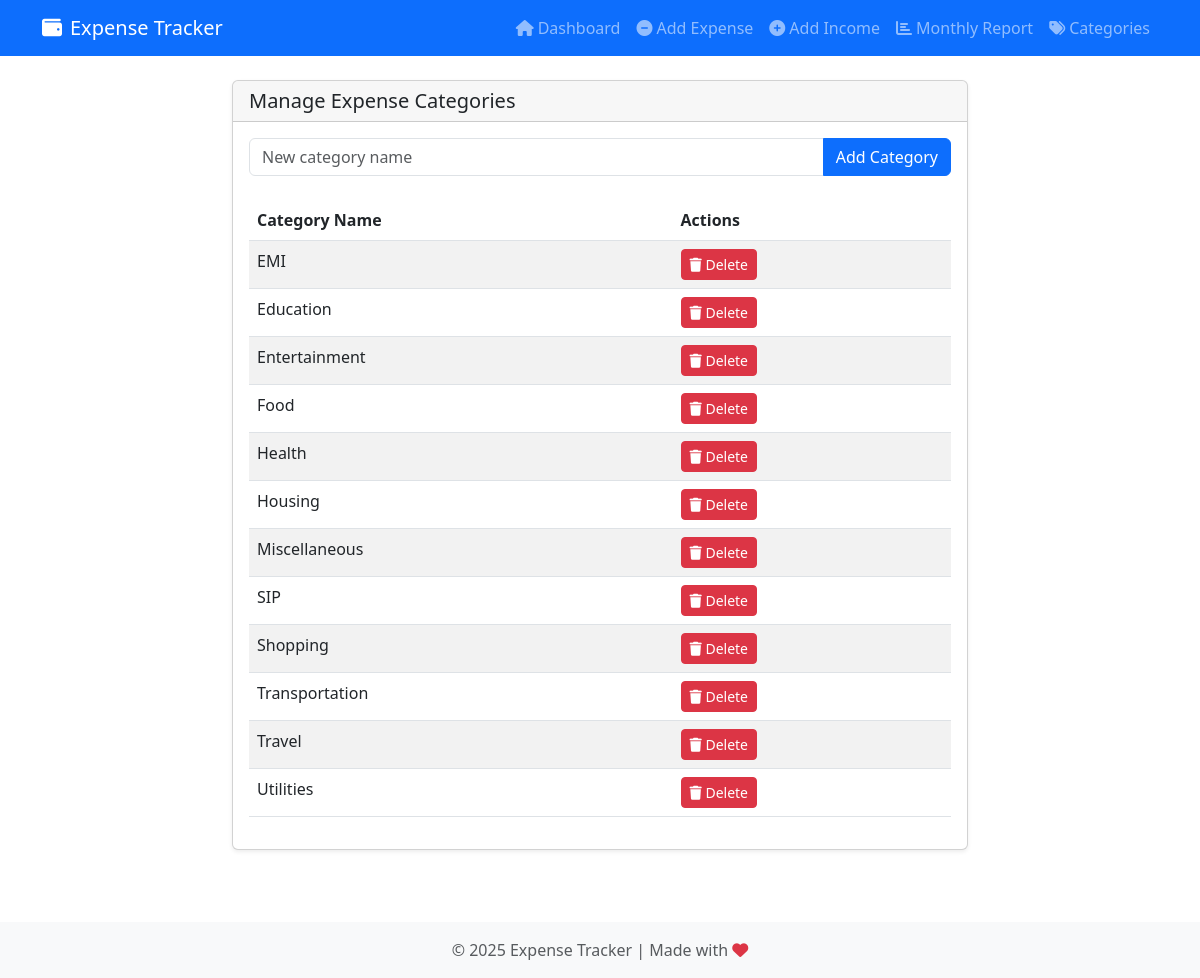
The page /manage_categories on the database its author committed.
### app/app.py (models this page shows)
class Category(db.Model):
    id = db.Column(db.Integer, primary_key=True)
    name = db.Column(db.String(50), nullable=False, unique=True)
    expenses = db.relationship('Expense', backref='category', lazy=True)

### app/app.py (the view, shortened to what this page needs)
@app.route('/manage_categories', methods=['GET', 'POST'])
def manage_categories():
    categories = Category.query.order_by(Category.name).all()
    return render_template('manage_categories.html', categories=categories)

### app/templates/manage_categories.html (shortened to what this page needs)
{% extends 'base.html' %}
{% block content %}
<div class="row">
    <div class="col-md-8 offset-md-2">
        <div class="card">
            <div class="card-header">
                <h5 class="card-title mb-0">Manage Expense Categories</h5>
            </div>
            <div class="card-body">
                <form action="{{ url_for('manage_categories') }}" method="POST" class="mb-4">
                    <div class="input-group">
                        <input type="text" class="form-control" name="name" placeholder="New category name" required>
                        <button type="submit" class="btn btn-primary">Add Category</button>
                    </div>
                </form>
                {% if categories %}
                <div class="table-responsive">
                    <table class="table table-striped">
                        <thead>
                            <tr>
                                <th>Category Name</th>
                                <th>Actions</th>
                            </tr>
                        </thead>
                        <tbody>
                            {% for category in categories %}
                            <tr>
                                <td>{{ category.name }}</td>
                                <td>
                                    <form action="{{ url_for('delete_category', id=category.id) }}" method="POST" class="d-inline">
                                        <button type="submit" class="btn btn-sm btn-danger" onclick="return confirm('Are you sure you want to delete this category? This action cannot be undone if the category has expenses.')">
                                            <i class="fas fa-trash"></i> Delete
                                        </button>
                                    </form>
                                </td>
                            </tr>
                            {% endfor %}
                        </tbody>
                    </table>
                </div>
                {% else %}
                <p class="text-center">No categories found. Add your first category above.</p>
                {% endif %}
            </div>
        </div>
    </div>
</div>
{% endblock %}

### app/static/css/style.css (style rules this page uses)
body { min-height: 100vh; display: flex; flex-direction: column; }
.card { box-shadow: 0 0.125rem 0.25rem rgba(0, 0, 0, 0.075); margin-bottom: 1.5rem; }
.card-header { background-color: rgba(0, 0, 0, 0.03); }
.table th { font-weight: 600; }
.btn { transition: all 0.2s; }

### rows shown on the page
Category: name "EMI"
Category: name "Education"
Category: name "Entertainment"
Category: name "Food"
Category: name "Health"
Category: name "Housing"
Category: name "Miscellaneous"
Category: name "SIP"
Category: name "Shopping"
Category: name "Transportation"
Category: name "Travel"
Category: name "Utilities"
